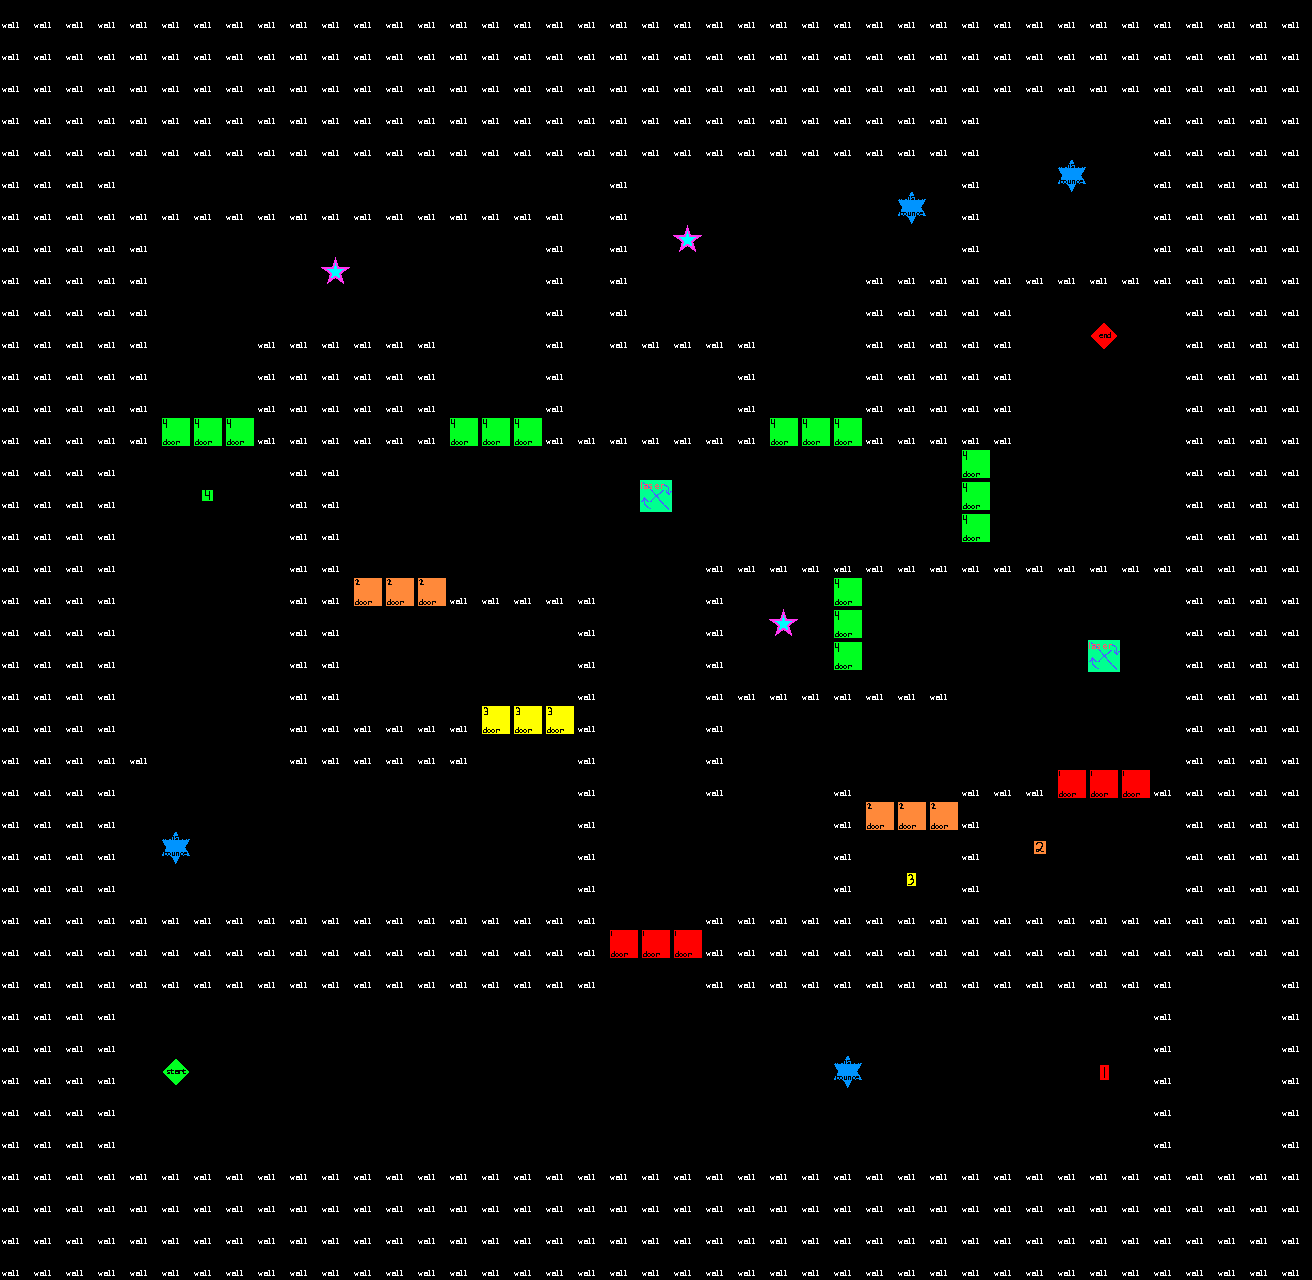

Rendered tile map (Tiled .tmx) drawn with the repository's tilesets; below, a short description and the full map source, tile grids included:
An orthogonal 41x40 tile map with 32x32 px tiles, 1 tile layer (Tile Layer 1).

<map version="1.0" tiledversion="1.0.2" orientation="orthogonal" renderorder="right-down" width="41" height="40" tilewidth="32" tileheight="32" nextobjectid="1">
 <tileset firstgid="1" name="SampleMap" tilewidth="32" tileheight="32" tilecount="64" columns="8">
  <image source="SampleMap.png" width="256" height="256" />
 </tileset>
 <layer name="Tile Layer 1" width="41" height="40">
  <data encoding="csv">
1,1,1,1,1,1,1,1,1,1,1,1,1,1,1,1,1,1,1,1,1,1,1,1,1,1,1,1,1,1,1,1,1,1,1,1,1,1,1,1,1,
1,1,1,1,1,1,1,1,1,1,1,1,1,1,1,1,1,1,1,1,1,1,1,1,1,1,1,1,1,1,1,1,1,1,1,1,1,1,1,1,1,
1,1,1,1,1,1,1,1,1,1,1,1,1,1,1,1,1,1,1,1,1,1,1,1,1,1,1,1,1,1,1,1,1,1,1,1,1,1,1,1,1,
1,1,1,1,1,1,1,1,1,1,1,1,1,1,1,1,1,1,1,1,1,1,1,1,1,1,1,1,1,1,1,2,2,2,2,2,1,1,1,1,1,
1,1,1,1,1,1,1,1,1,1,1,1,1,1,1,1,1,1,1,1,1,1,1,1,1,1,1,1,1,1,1,2,2,2,2,2,1,1,1,1,1,
1,1,1,1,2,2,2,2,2,2,2,2,2,2,2,2,2,2,2,1,2,2,2,2,2,2,2,2,2,2,1,2,2,18,2,2,1,1,1,1,1,
1,1,1,1,1,1,1,1,1,1,1,1,1,1,1,1,1,1,2,1,2,2,2,2,2,2,2,2,18,2,1,2,2,2,2,2,1,1,1,1,1,
1,1,1,1,1,2,2,2,2,2,2,2,2,2,2,2,2,1,2,1,2,17,2,2,2,2,2,2,2,2,1,2,2,2,2,2,1,1,1,1,1,
1,1,1,1,1,2,2,2,2,2,17,2,2,2,2,2,2,1,2,1,2,2,2,2,2,2,2,1,1,1,1,1,1,1,1,1,1,1,1,1,1,
1,1,1,1,1,2,2,2,2,2,2,2,2,2,2,2,2,1,2,1,2,2,2,2,2,2,2,1,1,1,1,1,2,2,2,2,2,1,1,1,1,
1,1,1,1,1,2,2,2,1,1,1,1,1,1,2,2,2,1,2,1,1,1,1,1,2,2,2,1,1,1,1,1,2,2,10,2,2,1,1,1,1,
1,1,1,1,1,2,2,2,1,1,1,1,1,1,2,2,2,1,2,2,2,2,2,1,2,2,2,1,1,1,1,1,2,2,2,2,2,1,1,1,1,
1,1,1,1,1,2,2,2,1,1,1,1,1,1,2,2,2,1,2,2,2,2,2,1,2,2,2,1,1,1,1,1,2,2,2,2,2,1,1,1,1,
1,1,1,1,1,14,14,14,1,1,1,1,1,1,14,14,14,1,1,1,1,1,1,1,14,14,14,1,1,1,1,1,2,2,2,2,2,1,1,1,1,
1,1,1,1,2,2,2,2,2,1,1,2,2,2,2,2,2,2,2,2,2,2,2,2,2,2,2,2,2,2,14,2,2,2,2,2,2,1,1,1,1,
1,1,1,1,2,2,6,2,2,1,1,2,2,2,2,2,2,2,2,2,24,2,2,2,2,2,2,2,2,2,14,2,2,2,2,2,2,1,1,1,1,
1,1,1,1,2,2,2,2,2,1,1,2,2,2,2,2,2,2,2,2,2,2,2,2,2,2,2,2,2,2,14,2,2,2,2,2,2,1,1,1,1,
1,1,1,1,2,2,2,2,2,1,1,2,2,2,2,2,2,2,2,2,2,2,1,1,1,1,1,1,1,1,1,1,1,1,1,1,1,1,1,1,1,
1,1,1,1,2,2,2,2,2,1,1,12,12,12,1,1,1,1,1,2,2,2,1,2,2,2,14,2,2,2,2,2,2,2,2,2,2,1,1,1,1,
1,1,1,1,2,2,2,2,2,1,1,2,2,2,2,2,2,2,1,2,2,2,1,2,17,2,14,2,2,2,2,2,2,2,2,2,2,1,1,1,1,
1,1,1,1,2,2,2,2,2,1,1,2,2,2,2,2,2,2,1,2,2,2,1,2,2,2,14,2,2,2,2,2,2,2,24,2,2,1,1,1,1,
1,1,1,1,2,2,2,2,2,1,1,2,2,2,2,2,2,2,1,2,2,2,1,1,1,1,1,1,1,1,2,2,2,2,2,2,2,1,1,1,1,
1,1,1,1,2,2,2,2,2,1,1,1,1,1,1,13,13,13,1,2,2,2,1,2,2,2,2,2,2,2,2,2,2,2,2,2,2,1,1,1,1,
1,1,1,1,1,2,2,2,2,1,1,1,1,1,1,2,2,2,1,2,2,2,1,2,2,2,2,2,2,2,2,2,2,2,2,2,2,1,1,1,1,
1,1,1,1,2,2,2,2,2,2,2,2,2,2,2,2,2,2,1,2,2,2,1,2,2,2,1,2,2,2,1,1,1,11,11,11,1,1,1,1,1,
1,1,1,1,2,2,2,2,2,2,2,2,2,2,2,2,2,2,1,2,2,2,2,2,2,2,1,12,12,12,1,2,2,2,2,2,2,1,1,1,1,
1,1,1,1,2,18,2,2,2,2,2,2,2,2,2,2,2,2,1,2,2,2,2,2,2,2,1,0,0,0,1,2,4,2,2,2,2,1,1,1,1,
1,1,1,1,2,2,2,2,2,2,2,2,2,2,2,2,2,2,1,2,2,2,2,2,2,2,1,0,5,0,1,2,2,2,2,2,2,1,1,1,1,
1,1,1,1,1,1,1,1,1,1,1,1,1,1,1,1,1,1,1,2,2,2,1,1,1,1,1,1,1,1,1,1,1,1,1,1,1,1,1,1,1,
1,1,1,1,1,1,1,1,1,1,1,1,1,1,1,1,1,1,1,11,11,11,1,1,1,1,1,1,1,1,1,1,1,1,1,1,1,1,1,1,1,
1,1,1,1,1,1,1,1,1,1,1,1,1,1,1,1,1,1,1,2,2,2,1,1,1,1,1,1,1,1,1,1,1,1,1,1,1,2,2,2,1,
1,1,1,1,2,2,2,2,2,2,2,2,2,2,2,2,2,2,2,2,2,2,2,2,2,2,2,2,2,2,2,2,2,2,2,2,1,2,2,2,1,
1,1,1,1,2,2,2,2,2,2,2,2,2,2,2,2,2,2,2,2,2,2,2,2,2,2,2,2,2,2,2,2,2,2,2,2,1,2,2,2,1,
1,1,1,1,2,9,2,2,2,2,2,2,2,2,2,2,2,2,2,2,2,2,2,2,2,2,18,2,2,2,2,2,2,2,3,2,1,2,2,2,1,
1,1,1,1,2,2,2,2,2,2,2,2,2,2,2,2,2,2,2,2,2,2,2,2,2,2,2,2,2,2,2,2,2,2,2,2,1,2,2,2,1,
1,1,1,1,2,2,2,2,2,2,2,2,2,2,2,2,2,2,2,2,2,2,2,2,2,2,2,2,2,2,2,2,2,2,2,2,1,2,2,2,1,
1,1,1,1,1,1,1,1,1,1,1,1,1,1,1,1,1,1,1,1,1,1,1,1,1,1,1,1,1,1,1,1,1,1,1,1,1,1,1,1,1,
1,1,1,1,1,1,1,1,1,1,1,1,1,1,1,1,1,1,1,1,1,1,1,1,1,1,1,1,1,1,1,1,1,1,1,1,1,1,1,1,1,
1,1,1,1,1,1,1,1,1,1,1,1,1,1,1,1,1,1,1,1,1,1,1,1,1,1,1,1,1,1,1,1,1,1,1,1,1,1,1,1,1,
1,1,1,1,1,1,1,1,1,1,1,1,1,1,1,1,1,1,1,1,1,1,1,1,1,1,1,1,1,1,1,1,1,1,1,1,1,1,1,1,1
</data>
 </layer>
</map>
